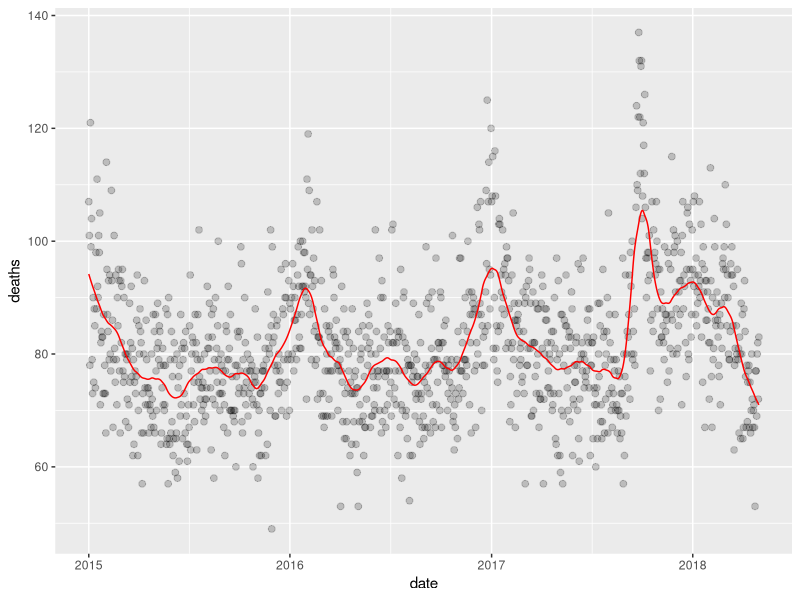
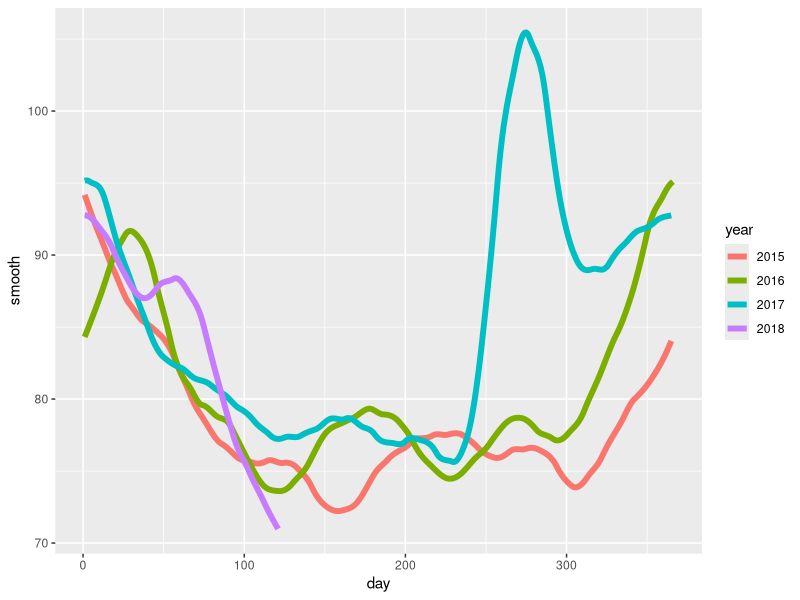

Write the R code that produced these figures, in order.
library(tidyverse)
library(purrr)
library(pdftools)

fn <- system.file("extdata", "RD-Mortality-Report_2015-18-180531.pdf", package="dslabs")
dat <- map_df(str_split(pdf_text(fn), "\n"), function(s){
  s <- str_trim(s)
  header_index <- str_which(s, "2015")[1]
  tmp <- str_split(s[header_index], "\\s+", simplify = TRUE)
  month <- tmp[1]
  header <- tmp[-1]
  tail_index  <- str_which(s, "Total")
  n <- str_count(s, "\\d+")
  out <- c(1:header_index, which(n==1), which(n>=28), tail_index:length(s))
  s[-out] %>%
    str_remove_all("[^\\d\\s]") %>%
    str_trim() %>%
    str_split_fixed("\\s+", n = 6) %>%
    .[,1:5] %>%
    as_data_frame() %>% 
    setNames(c("day", header)) %>%
    mutate(month = month,
           day = as.numeric(day)) %>%
    gather(year, deaths, -c(day, month)) %>%
    mutate(deaths = as.numeric(deaths))
}) %>%
  mutate(month = recode(month, "JAN" = 1, "FEB" = 2, "MAR" = 3, "APR" = 4, "MAY" = 5, "JUN" = 6, 
                        "JUL" = 7, "AGO" = 8, "SEP" = 9, "OCT" = 10, "NOV" = 11, "DEC" = 12)) %>%
  mutate(date = make_date(year, month, day)) %>%
  filter(date <= "2018-05-01" & !is.na(deaths))

glimpse(dat)
total_days <- as.numeric(diff(range(dat$date)))
span <- 62 / total_days 
cat(total_days, span)

fit <- loess(deaths ~ as.numeric(date), degree=1, span = span, data=dat)

dat %>% 
  mutate(smooth = fit$fitted) %>%
  ggplot(aes(date, deaths)) +
  geom_point(size = 2, alpha = .2, color = "black") +
  geom_line(aes(date, smooth), color ="red")

dat %>% 
  mutate(smooth = predict(fit, as.numeric(date)), day = yday(date), year = as.character(year(date))) %>%
  ggplot(aes(day, smooth, col = year)) +
  geom_line(lwd = 2)
